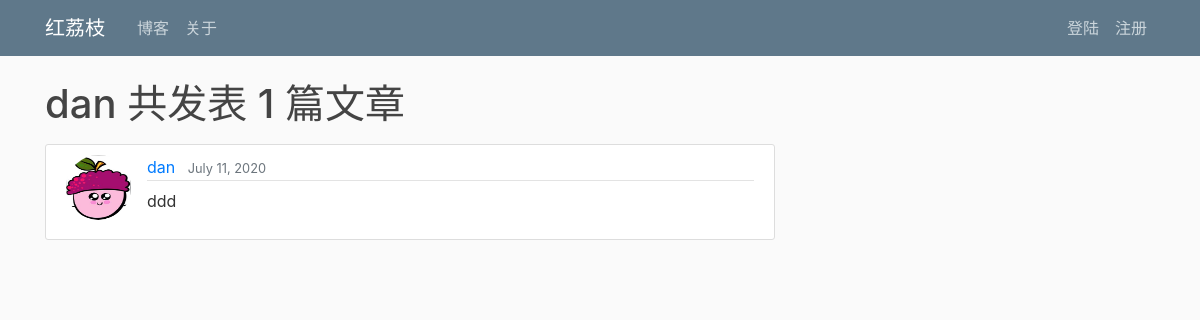
Before: /blog/user/dan with the older database file.
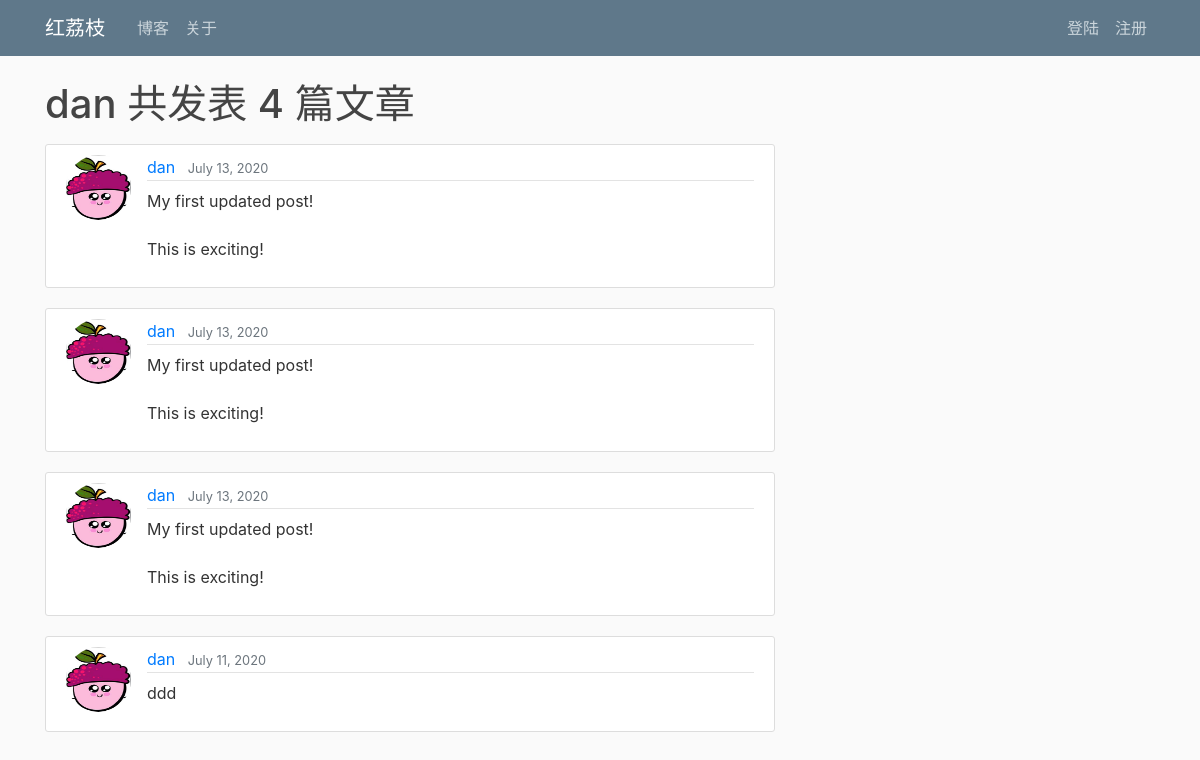
After: the same page with the newer database file.
### blog/models.py (models this page shows, shortened)
class Blog(models.Model):
    author      = models.ForeignKey(User, on_delete=models.CASCADE)
    date_posted = models.DateTimeField(default=timezone.now)
    title       = models.CharField(max_length=100)
    content     = models.TextField()
    image       = models.ImageField(upload_to = "blog_img/", blank=True)

### user/models.py (models this page shows, shortened)
class Profile(models.Model):
    user = models.OneToOneField(User, on_delete=models.CASCADE)
    image = models.ImageField(default='default.jpg', upload_to='user/profile_pics')

### blog/views.py (the view)
# urls.py: path('user/<str:username>', UserBlogListView.as_view(), name='blog_user_blogs')
class UserBlogListView(ListView):
    model = Blog
    template_name = 'blog/blog_user_blogs.html'
    context_object_name = 'blogs'
    paginate_by = 5
    def get_queryset(self):
        user = get_object_or_404(User, username=self.kwargs.get('username'))
        return Blog.objects.filter(author=user).order_by('-date_posted')

### blog/templates/blog/blog_user_blogs.html (shortened to what this page needs)
{% extends "page/page_base.html" %}
{% block content %}
    <h1 class="mb-3">
        {{ view.kwargs.username }} 共发表 {{ page_obj.paginator.count }} 篇文章
    </h1>
    {% for blog in blogs %}
        <article class="media content-section">
            <img class="rounded-circle article-img" src="{{ blog.author.profile.image.url }}">
            <div class="media-body">
                <div class="article-metadata">
                    <a class="mr-2" href="{% url 'blog_user_blogs' blog.author.username %}">{{ blog.author }}</a>
                    <small class="text-muted">{{ blog.date_posted|date:"F d, Y"}}</small>
                </div>
                <p class="article-content">{{ blog.content }}</p>
            </div>
        </article>
    {% endfor %}
{% endblock %}

### page/templates/page/page_base.html (shortened to what this page needs)
{% load static %}
<!DOCTYPE html>
<html>
    <head>
        <link rel="stylesheet" href="https://stackpath.bootstrapcdn.com/bootstrap/4.4.1/css/bootstrap.min.css">
        <link rel="stylesheet" type="text/css" href="{% static 'page/main.css' %}">
    </head>
    <body>
        <header class="site-header">
            <nav class="navbar navbar-expand-md navbar-dark bg-steel fixed-top">
                <div class="container">
                    <a class="navbar-brand mr-4" href="{% url 'page_home' %}">红荔枝</a>
                    <div class="collapse navbar-collapse" id="navbarToggle">
                        <div class="navbar-nav mr-auto">
                            <a class="nav-item nav-link" href="{% url 'blog_home' %}">博客</a>
                            <a class="nav-item nav-link" href="{% url 'page_about' %}">关于</a>
                        </div>
                        <div class="navbar-nav">
                            {% if user.is_authenticated %}
                                <a class="nav-item nav-link" href="{% url 'blog_create' %}">新建文章</a>
                                <a class="nav-item nav-link" href="{% url 'user_profile' %}">{{ user.username }} 的个人主页</a>
                                <a class="nav-item nav-link" href="{% url 'user_logout' %}">退出</a>
                            {% else %}
                                <a class="nav-item nav-link" href="{% url 'user_login' %}">登陆</a>
                                <a class="nav-item nav-link" href="{% url 'user_register' %}">注册</a>
                            {% endif %}
                        </div>
                    </div>
                </div>
            </nav>
        </header>
        <main role="main" class="container">
            <div class="row">
                <div class="col-md-8">
                    {% block content %}{% endblock %}
                </div>
            </div>
        </main>
    </body>
</html>

### page/static/page/main.css (style rules this page uses)
body { background: #fafafa; color: #333333; margin-top: 5rem; }
h1, h2, h3, h4, h5, h6 { color: #444444; }
.bg-steel { background-color: #5f788a; }
.site-header .navbar-nav .nav-link { color: #cbd5db; }
.content-section { background: #ffffff; padding: 10px 20px; border: 1px solid #dddddd; border-radius: 3px; margin-bottom: 20px; }
.article-content { white-space: pre-line; }
.article-img { height: 65px; width: 65px; margin-right: 16px; }
.article-metadata { padding-bottom: 1px; margin-bottom: 4px; border-bottom: 1px solid #e3e3e3 }

Changed rows visible on the page:
added Blog: author.profile.image (picture), author "dan", date_posted "July 13, 2020", content "My first updated post! This is exciting!"
added Blog: author.profile.image (picture), author "dan", date_posted "July 13, 2020", content "My first updated post! This is exciting!"
added Blog: author.profile.image (picture), author "dan", date_posted "July 13, 2020", content "My first updated post! This is exciting!"
Other visible differences:
{{ page_obj.paginator.count }}: "1" → "4"
